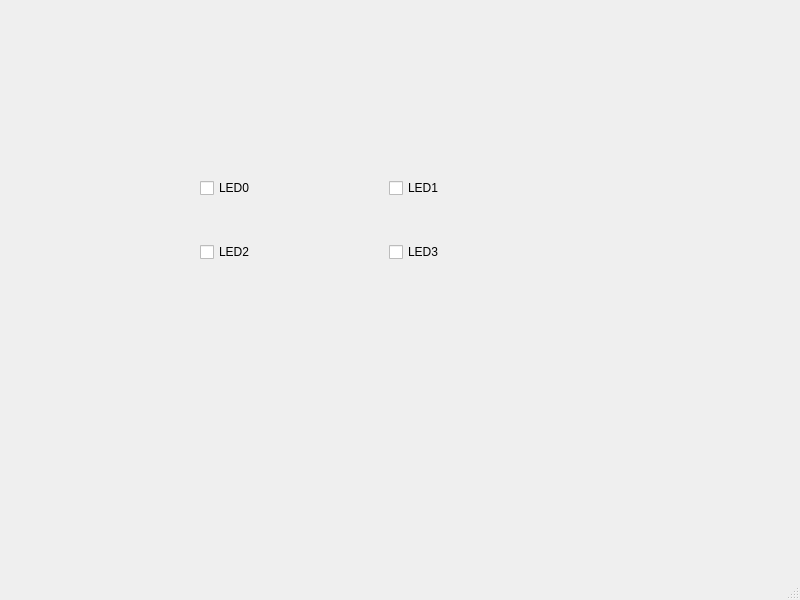
<?xml version="1.0" encoding="UTF-8"?>
<ui version="4.0">
 <class>LedSwitches</class>
 <widget class="QMainWindow" name="LedSwitches">
  <property name="geometry">
   <rect>
    <x>0</x>
    <y>0</y>
    <width>800</width>
    <height>600</height>
   </rect>
  </property>
  <property name="windowTitle">
   <string>LedSwitches</string>
  </property>
  <widget class="QWidget" name="centralwidget">
   <widget class="QWidget" name="gridLayoutWidget">
    <property name="geometry">
     <rect>
      <x>200</x>
      <y>140</y>
      <width>371</width>
      <height>161</height>
     </rect>
    </property>
    <layout class="QGridLayout" name="gridLayout">
     <item row="0" column="0">
      <widget class="QCheckBox" name="checkBox">
       <property name="text">
        <string>LED0</string>
       </property>
      </widget>
     </item>
     <item row="0" column="1">
      <widget class="QCheckBox" name="checkBox_2">
       <property name="text">
        <string>LED1</string>
       </property>
      </widget>
     </item>
     <item row="1" column="0">
      <widget class="QCheckBox" name="checkBox_3">
       <property name="text">
        <string>LED2</string>
       </property>
      </widget>
     </item>
     <item row="1" column="1">
      <widget class="QCheckBox" name="checkBox_4">
       <property name="text">
        <string>LED3</string>
       </property>
      </widget>
     </item>
    </layout>
   </widget>
  </widget>
  <widget class="QMenuBar" name="menubar">
   <property name="geometry">
    <rect>
     <x>0</x>
     <y>0</y>
     <width>800</width>
     <height>33</height>
    </rect>
   </property>
  </widget>
  <widget class="QStatusBar" name="statusbar"/>
 </widget>
 <resources/>
 <connections/>
</ui>
